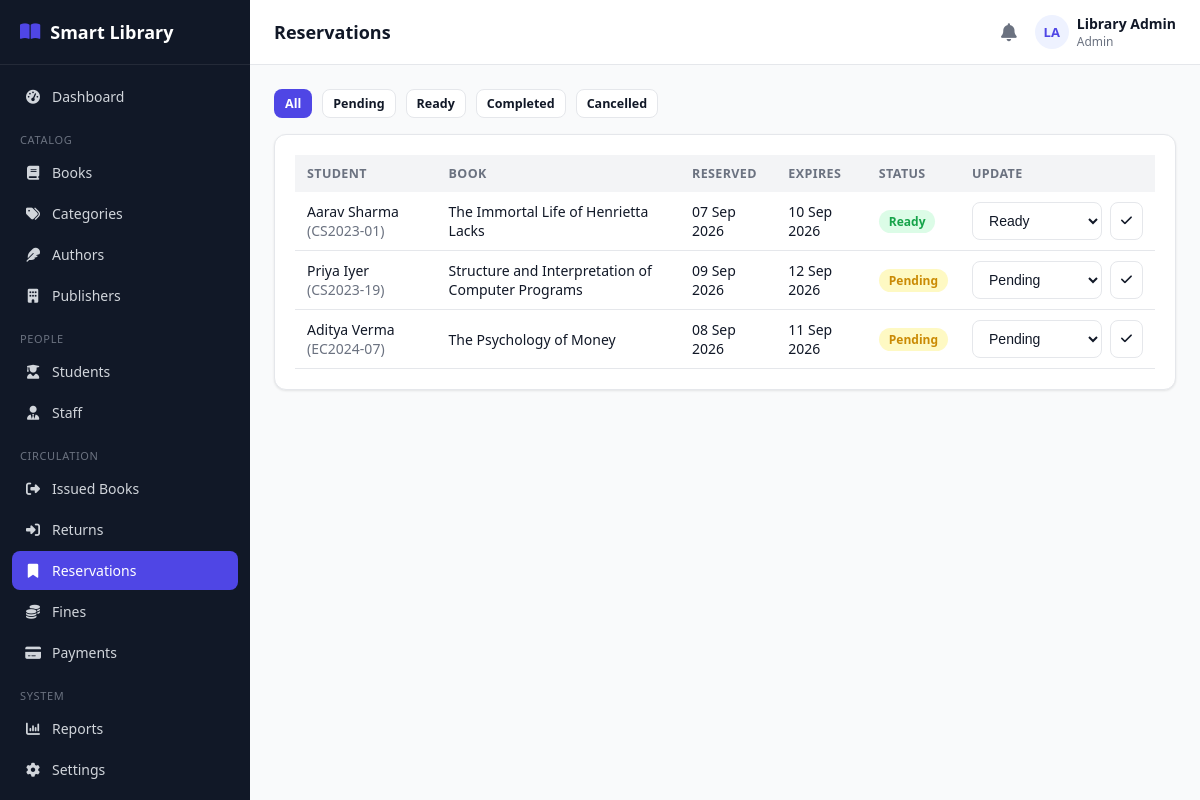
Screenshot of /admin/reservations.php (signed in) with the database file from the repository.
### tables this page shows
CREATE TABLE reservations (
    id INT AUTO_INCREMENT PRIMARY KEY,
    student_id INT NOT NULL,
    book_id INT NOT NULL,
    reservation_date DATE NOT NULL,
    expiry_date DATE DEFAULT NULL,
    status ENUM('pending','approved','ready','completed','cancelled','expired') NOT NULL DEFAULT 'pending',
    created_at TIMESTAMP DEFAULT CURRENT_TIMESTAMP,
    FOREIGN KEY (student_id) REFERENCES students(id) ON DELETE CASCADE,
    FOREIGN KEY (book_id) REFERENCES books(id) ON DELETE CASCADE
);

CREATE TABLE users (
    id INT AUTO_INCREMENT PRIMARY KEY,
    name VARCHAR(120) NOT NULL,
    email VARCHAR(150) NOT NULL UNIQUE,
    password VARCHAR(255) NOT NULL,
    role ENUM('admin','librarian','student') NOT NULL,
    phone VARCHAR(20) DEFAULT NULL,
    photo VARCHAR(255) DEFAULT NULL,
    status ENUM('active','inactive') NOT NULL DEFAULT 'active',
    reset_token VARCHAR(255) DEFAULT NULL,
    reset_expires DATETIME DEFAULT NULL,
    created_at TIMESTAMP DEFAULT CURRENT_TIMESTAMP,
    updated_at TIMESTAMP DEFAULT CURRENT_TIMESTAMP ON UPDATE CURRENT_TIMESTAMP
);

CREATE TABLE students (
    id INT AUTO_INCREMENT PRIMARY KEY,
    user_id INT NOT NULL,
    roll_number VARCHAR(40) NOT NULL UNIQUE,
    course VARCHAR(100) DEFAULT NULL,
    department VARCHAR(100) DEFAULT NULL,
    year VARCHAR(20) DEFAULT NULL,
    division VARCHAR(20) DEFAULT NULL,
    address VARCHAR(255) DEFAULT NULL,
    registration_date DATE NOT NULL,
    max_books INT NOT NULL DEFAULT 3,
    created_at TIMESTAMP DEFAULT CURRENT_TIMESTAMP,
    updated_at TIMESTAMP DEFAULT CURRENT_TIMESTAMP ON UPDATE CURRENT_TIMESTAMP,
    FOREIGN KEY (user_id) REFERENCES users(id) ON DELETE CASCADE
);

CREATE TABLE books (
    id INT AUTO_INCREMENT PRIMARY KEY,
    isbn VARCHAR(30) NOT NULL UNIQUE,
    title VARCHAR(200) NOT NULL,
    author_id INT DEFAULT NULL,
    category_id INT DEFAULT NULL,
    publisher_id INT DEFAULT NULL,
    publication_year YEAR DEFAULT NULL,
    edition VARCHAR(30) DEFAULT NULL,
    language VARCHAR(40) DEFAULT 'English',
    pages INT DEFAULT NULL,
    price DECIMAL(10,2) DEFAULT 0.00,
    shelf_number VARCHAR(30) DEFAULT NULL,
    total_copies INT NOT NULL DEFAULT 1,
    available_copies INT NOT NULL DEFAULT 1,
    description TEXT DEFAULT NULL,
    image VARCHAR(255) DEFAULT NULL,
    status ENUM('active','inactive') NOT NULL DEFAULT 'active',
    created_at TIMESTAMP DEFAULT CURRENT_TIMESTAMP,
    updated_at TIMESTAMP DEFAULT CURRENT_TIMESTAMP ON UPDATE CURRENT_TIMESTAMP,
    FOREIGN KEY (author_id) REFERENCES authors(id) ON DELETE SET NULL,
    FOREIGN KEY (category_id) REFERENCES categories(id) ON DELETE SET NULL,
    FOREIGN KEY (publisher_id) REFERENCES publishers(id) ON DELETE SET NULL,
    INDEX idx_title (title),
    INDEX idx_isbn (isbn)
);

### admin/reservations.php (the view, shortened to what this page needs)
<?php
require_once __DIR__ . '/../includes/functions.php';
require_once __DIR__ . '/../includes/auth-check.php';
$statusFilter = $_GET['status'] ?? 'all';
$where = '';
$reservations = $pdo->query("
    SELECT rv.*, b.title, u.name student_name, s.roll_number
    FROM reservations rv
    JOIN books b ON b.id = rv.book_id
    JOIN students s ON s.id = rv.student_id
    JOIN users u ON u.id = s.user_id
    $where ORDER BY rv.id DESC")->fetchAll();
include __DIR__ . '/../includes/header.php';
?>
<div class="table-toolbar">
    <div class="filters">
        <a class="btn btn-sm <?= $statusFilter==='all'?'btn-primary':'btn-outline' ?>" href="?status=all">All</a>
        <a class="btn btn-sm <?= $statusFilter==='pending'?'btn-primary':'btn-outline' ?>" href="?status=pending">Pending</a>
        <a class="btn btn-sm <?= $statusFilter==='ready'?'btn-primary':'btn-outline' ?>" href="?status=ready">Ready</a>
        <a class="btn btn-sm <?= $statusFilter==='completed'?'btn-primary':'btn-outline' ?>" href="?status=completed">Completed</a>
        <a class="btn btn-sm <?= $statusFilter==='cancelled'?'btn-primary':'btn-outline' ?>" href="?status=cancelled">Cancelled</a>
    </div>
</div>
<div class="card">
    <?php if (!$reservations): ?>
        <div class="empty-state"><i class="fa-solid fa-bookmark"></i>No reservations found.</div>
    <?php else: ?>
    <div class="table-wrap">
        <table class="data-table">
            <thead><tr><th>Student</th><th>Book</th><th>Reserved</th><th>Expires</th><th>Status</th><th>Update</th></tr></thead>
            <tbody>
            <?php foreach ($reservations as $r): ?>
                <tr>
                    <td><?= e($r['student_name']) ?> <span class="text-muted">(<?= e($r['roll_number']) ?>)</span></td>
                    <td><?= e($r['title']) ?></td>
                    <td><?= fmtDate($r['reservation_date']) ?></td>
                    <td><?= fmtDate($r['expiry_date']) ?></td>
                    <td><?= statusBadge($r['status']) ?></td>
                    <td>
                        <form method="POST" class="flex gap-2">
                            <select name="status" class="form-control btn-sm" style="width:130px;">
                                <?php foreach (['pending','approved','ready','completed','cancelled','expired'] as $s): ?>
                                    <option value="<?= $s ?>" <?= $r['status']===$s?'selected':'' ?>><?= ucfirst($s) ?></option>
                                <?php endforeach; ?>
                            </select>
                            <button class="btn btn-sm btn-outline" type="submit"><i class="fa-solid fa-check"></i></button>
                        </form>
                    </td>
                </tr>
            <?php endforeach; ?>
            </tbody>
        </table>
    </div>
    <?php endif; ?>
</div>
<?php include __DIR__ . '/../includes/footer.php'; ?>

### includes/functions.php (shortened to what this page needs)
<?php
function e($value) {
    return htmlspecialchars($value ?? '', ENT_QUOTES, 'UTF-8');
}
function fmtDate($date) {
    return date('d M Y', strtotime($date));
}
function statusBadge($status) {
    $colors = [
        'active' => 'badge-green', 'available' => 'badge-green', 'paid' => 'badge-green',
        'returned' => 'badge-green', 'completed' => 'badge-green', 'approved' => 'badge-green', 'ready' => 'badge-green',
        'issued' => 'badge-blue', 'pending' => 'badge-yellow',
        'overdue' => 'badge-red', 'inactive' => 'badge-gray', 'cancelled' => 'badge-gray',
        'expired' => 'badge-gray', 'lost' => 'badge-red', 'damaged' => 'badge-red', 'waived' => 'badge-gray',
    ];
    $class = $colors[$status] ?? 'badge-gray';
    return '<span class="badge ' . $class . '">' . e(ucfirst($status)) . '</span>';
}

### assets/css/style.css (style rules this page uses)
:root { --primary: #4f46e5; --primary-dark: #4338ca; --primary-light: #eef2ff; --success: #16a34a; --success-light: #dcfce7; --warning: #ca8a04; --warning-light: #fef9c3; --danger: #dc2626; --danger-light: #fee2e2; --gray: #6b7280; --gray-light: #f3f4f6; --border: #e5e7eb; --text: #111827; --text-muted: #6b7280; --bg: #f9fafb; --white: #ffffff; --sidebar-w: 250px; --radius: 12px; --shadow: 0 1px 3px rgba(0,0,0,0.06), 0 1px 2px rgba(0,0,0,0.04); }
* { box-sizing: border-box; }
body { margin: 0; font-family: 'Segoe UI', system-ui, -apple-system, Roboto, sans-serif; background: var(--bg); color: var(--text); font-size: 15px; }
a { color: var(--primary); text-decoration: none; }
.card { background: var(--white); border: 1px solid var(--border); border-radius: var(--radius); box-shadow: var(--shadow); padding: 20px; }
.btn { display: inline-flex; align-items: center; gap: 6px; padding: 9px 16px; border-radius: 8px; border: 1px solid transparent; font-size: 14px; font-weight: 600; cursor: pointer; text-decoration: none; }
.btn-primary { background: var(--primary); color: #fff; }
.btn-outline { background: #fff; border-color: var(--border); color: var(--text); }
.btn-sm { padding: 5px 10px; font-size: 12.5px; }
.form-control { width: 100%; padding: 9px 12px; border: 1px solid var(--border); border-radius: 8px; font-size: 14px; background: #fff; color: var(--text); }
.table-wrap { overflow-x: auto; }
table.data-table { width: 100%; border-collapse: collapse; font-size: 14px; }
.data-table th { text-align: left; padding: 10px 12px; background: var(--gray-light); font-weight: 700; font-size: 12.5px; text-transform: uppercase; letter-spacing: 0.03em; color: var(--text-muted); white-space: nowrap; }
.data-table td { padding: 10px 12px; border-bottom: 1px solid var(--border); vertical-align: middle; }
.table-toolbar { display: flex; justify-content: space-between; align-items: center; margin-bottom: 16px; gap: 12px; flex-wrap: wrap; }
.table-toolbar .filters { display: flex; gap: 10px; flex-wrap: wrap; }
.badge { padding: 3px 10px; border-radius: 999px; font-size: 12px; font-weight: 700; display: inline-block; }
.badge-green { background: var(--success-light); color: var(--success); }
.badge-yellow { background: var(--warning-light); color: var(--warning); }
.text-muted { color: var(--text-muted); }
.flex { display: flex; }
.gap-2 { gap: 8px; }

### rows the page displays
reservations: users.name "Aarav Sharma", student.roll_number "CS2023-01", book.title "The Immortal Life of Henrietta Lacks", reservation_date "07 Sep 2026", expiry_date "10 Sep 2026", status "Ready"
reservations: users.name "Priya Iyer", student.roll_number "CS2023-19", book.title "Structure and Interpretation of Computer Programs", reservation_date "09 Sep 2026", expiry_date "12 Sep 2026", status "Pending"
reservations: users.name "Aditya Verma", student.roll_number "EC2024-07", book.title "The Psychology of Money", reservation_date "08 Sep 2026", expiry_date "11 Sep 2026", status "Pending"

### other values shown
$label "Dashboard"
$item['_section'] "CATALOG"
$label "Books"
$label "Categories"
$label "Authors"
$label "Publishers"
$item['_section'] "PEOPLE"
$label "Students"
$label "Staff"
$item['_section'] "CIRCULATION"
$label "Issued Books"
$label "Returns"
$label "Reservations"
$label "Fines"
$label "Payments"
